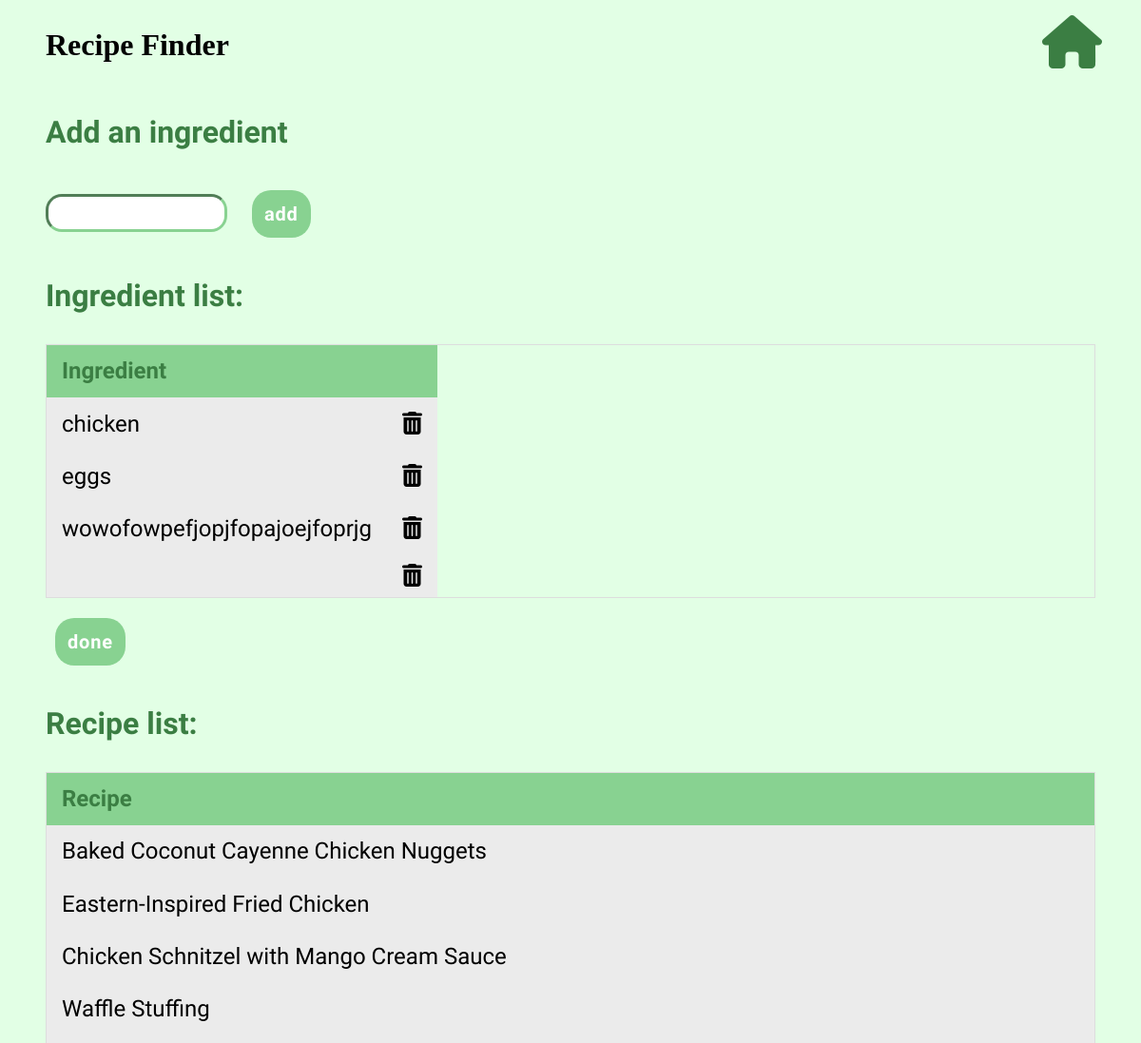
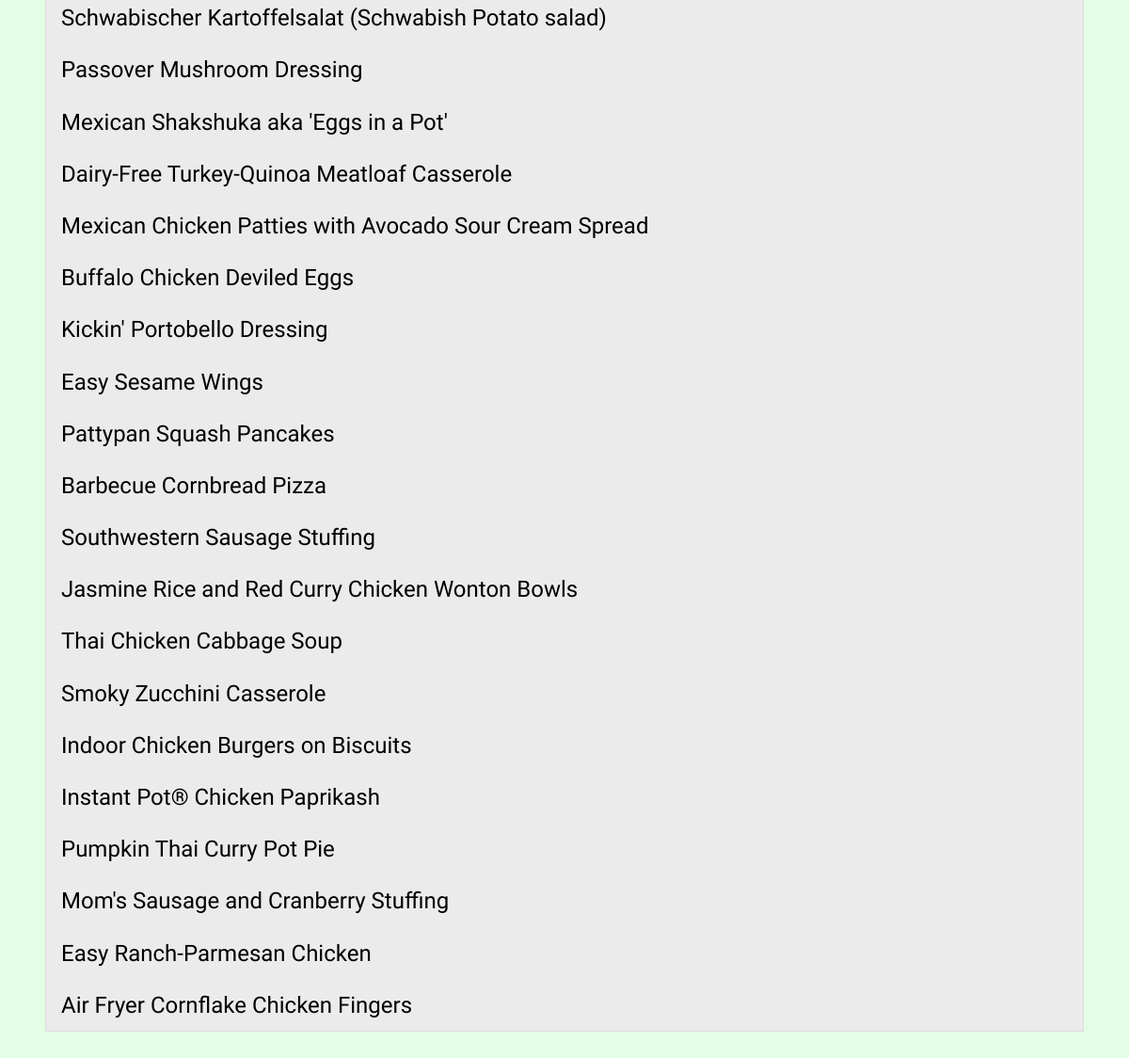
The app's page /recipefinder/ with its own data (2 pictures, top to bottom).
### base/models.py (models this page shows, shortened)
class Ingredient(models.Model):
    name = models.TextField(null=True, blank=True)

class RecipeList(models.Model):
    recipe_name = models.TextField(null=True, blank=True)
    link = models.TextField(null=True, blank=True)
    prep_time = models.IntegerField(null=True, blank=True)

### base/views.py (the view, shortened to what this page needs)
# urls.py: path('recipefinder/', RecipeFinderHome.as_view(), name='recipe-finder'),
class RecipeFinderHome(TemplateView):
    template_name = "base/recipe_home.html"
    def get_context_data(self, **kwargs):
        context = super(RecipeFinderHome, self).get_context_data(**kwargs)
        context['ingredients'] = Ingredient.objects.all()
        context['recipe_list'] = RecipeList.objects.all()
        return context

### base/templates/base/recipe_home.html (shortened to what this page needs)
{% load static %}
<!DOCTYPE html>
<html lang="en">
<head>
    <link rel="stylesheet" type="text/css" href="{% static 'recipe_style.css' %}?{% now "U" %}">
</head>
<body class="recipe-home">
    <div class="header">
        <div><h1>Recipe Finder</h1></div>
        <div class="home-button"><a href="{% url 'main' %}" ><i class="fa fa-home fa-3x" aria-hidden="true"></i></a></div>
    </div>
    <div class="content">
        <h3>Add an ingredient</h3>
        <form method="POST" class="add-button">
            <input placeholder="" name="input">
            <button type="submit" name="add_button">add</button>
        </form>
        <h3>Ingredient list:</h3>
        <table class="ingredients-table">
            <tr>
                <th>Ingredient</th>
                <th></th>
            </tr>
            {% for i in ingredients %}
            <tr>
                <td class="ingredient">{{i.name}}</td>
                <td class="delete">
                    <a href="{% url 'ingredient-update' i.id %}">
                        <i class="fa fa-trash" aria-hidden="true"></i>
                    </a>
                </td>
                {% empty %}
                <td>no items</td>
            </tr>
            {% endfor %}
        </table>
        <form method="POST" class="done-button">
            <button type="submit" name="done_button">done</button>
        </form>
        <h3>Recipe list:</h3>
        <table class="recipe-table">
            <tr>
                <th>Recipe</th>
            </tr>
            {% for i in recipe_list %}
            <tr>
                <td><a href="{{i.link}}" class="recipe-link">{{i.recipe_name}}</a></td>
                {% empty %}
                <p>no recipes</p>
            </tr>
            {% endfor %}
        </table>
    </div>
</body>
</html>

### base/static/recipe_style.css (style rules this page uses)
.recipe-home { margin-bottom: 10vh; background-color: var(--light-green); color: black; }
.recipe-home .header { display:flex; justify-content: space-between; align-items: flex-start; }
.home-button i { margin-right: 25px; padding: 1vh; font-size: 7vh; color: var(--dark-green); }
.content, .header h1 { padding: 0 5vh; }
h3, button { font-family: 'Questrial'; }
h3 { color: var(--dark-green); font-size: 4vh; }
button { margin: 10px; background-color: var(--medium-green); font-family: 'Baloo 2'; border: solid transparent; border-radius: 20px; box-sizing: border-box; color: #FFFFFF; cursor: pointer; font-size: 20px; font-weight: 700; letter-spacing: .8px; overflow: visible; padding: 10px; text-align: center; touch-action: manipulation; transform: translateZ(0); transition: filter .2s; vertical-align: middle; white-space: nowrap; }
input { padding: 1.2vh 0.5vh; border: 3px inset var(--medium-green); border-radius: 17px; margin-right: 1.5vh; }
.done-button { margin-top: 1%; }
.recipe-home table { font-family: 'Questrial'; border: 1px solid #dddddd; border-collapse: collapse; font-size: 3vh; }
.ingredients-table { display: flex; flex-wrap: wrap; }
.ingredients-table .delete { padding: 1vh 2vh; }
.ingredient { padding-right: 30%; padding-right: 2vh; min-width: 220px; }
.recipe-table { width: 100%; }
td, th { text-align: left; padding: 1.7vh 2vh; }
th { background-color: var(--medium-green); color: var(--dark-green) }
tr { background-color: rgb(235, 235, 235); }
a { color: black; text-decoration: none; }
.recipe-link { transition: all linear 0.5s; }

### base/static/base.css (style rules this page uses)
:root { --light-green: rgb(226, 255, 229); --medium-green: rgb(136, 210, 145); --dark-green: rgb(59, 126, 67); }
html { scroll-behavior: smooth; }
body { overflow: overlay; }

### records on screen
Ingredient: name "chicken"
Ingredient: name "eggs"
Ingredient: name "wowofowpefjopjfopajoejfoprjg"
RecipeList: recipe_name "Baked Coconut Cayenne Chicken Nuggets"
RecipeList: recipe_name "Eastern-Inspired Fried Chicken"
RecipeList: recipe_name "Chicken Schnitzel with Mango Cream Sauce"
RecipeList: recipe_name "Waffle Stuffing"
RecipeList: recipe_name "Schwabischer Kartoffelsalat (Schwabish Potato salad)"
RecipeList: recipe_name "Passover Mushroom Dressing"
RecipeList: recipe_name "Mexican Shakshuka aka 'Eggs in a Pot'"
RecipeList: recipe_name "Dairy-Free Turkey-Quinoa Meatloaf Casserole"
RecipeList: recipe_name "Mexican Chicken Patties with Avocado Sour Cream Spread"
RecipeList: recipe_name "Buffalo Chicken Deviled Eggs"
RecipeList: recipe_name "Kickin' Portobello Dressing"
RecipeList: recipe_name "Easy Sesame Wings"
RecipeList: recipe_name "Pattypan Squash Pancakes"
RecipeList: recipe_name "Barbecue Cornbread Pizza"
RecipeList: recipe_name "Southwestern Sausage Stuffing"
RecipeList: recipe_name "Jasmine Rice and Red Curry Chicken Wonton Bowls"
RecipeList: recipe_name "Thai Chicken Cabbage Soup"
RecipeList: recipe_name "Smoky Zucchini Casserole"
RecipeList: recipe_name "Indoor Chicken Burgers on Biscuits"
RecipeList: recipe_name "Instant Pot® Chicken Paprikash"
RecipeList: recipe_name "Pumpkin Thai Curry Pot Pie"
RecipeList: recipe_name "Mom's Sausage and Cranberry Stuffing"
RecipeList: recipe_name "Easy Ranch-Parmesan Chicken"
RecipeList: recipe_name "Air Fryer Cornflake Chicken Fingers"
